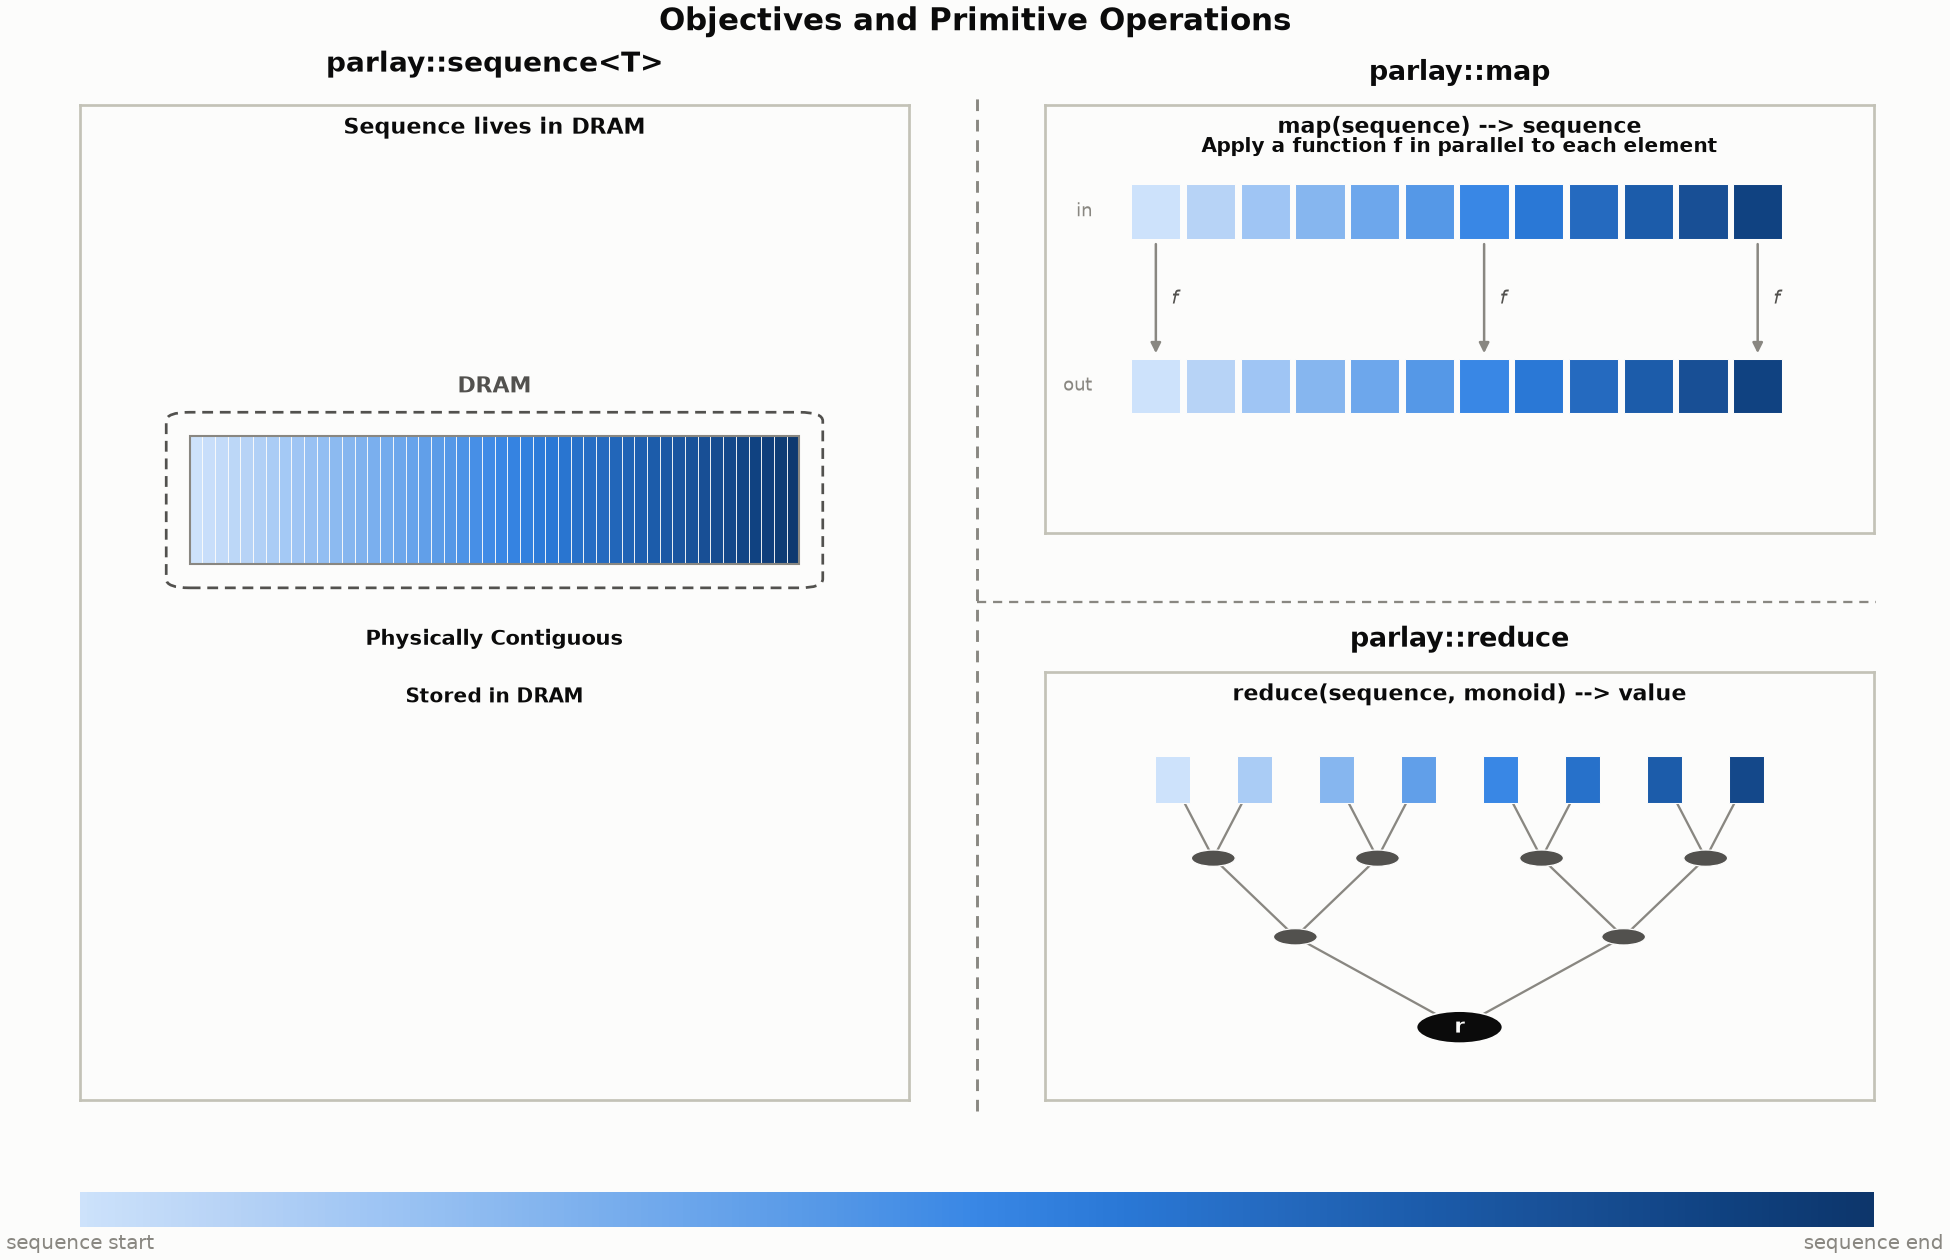

This figure's Python source:
#!/usr/bin/env python3
"""Conceptual diagram: parallel collection operations (map, reduce) over an
in-memory parlay::sequence<T>.  Not data-driven (no CSV input, no CLI sweep)
-- it renders synthetic layout data purely to illustrate the two primitives.
Sibling to parlay_vs_chunkseq.py / disk_layout_diagram.py; shares their
palette so the three figures read as one set.
"""
import argparse

import matplotlib

matplotlib.use("Agg")
import matplotlib.patches as mpatches
import matplotlib.pyplot as plt
import numpy as np
from matplotlib.colors import LinearSegmentedColormap
from matplotlib.lines import Line2D

# Light-mode chart palette (see the dataviz skill's reference palette;
# matches figures/parlay_vs_chunkseq.py / disk_layout_diagram.py).
SURFACE = "#fcfcfb"
INK_PRIMARY = "#0b0b0b"
INK_SECONDARY = "#52514e"
INK_MUTED = "#898781"
BASELINE = "#c3c2b7"

# Sequential blue ramp (steps 100->700): color encodes an element's original
# position in the logical sequence, consistently across panels.
_BLUE_STEPS = [
    "#cde2fb", "#b7d3f6", "#9ec5f4", "#86b6ef", "#6da7ec", "#5598e7",
    "#3987e5", "#2a78d6", "#256abf", "#1c5cab", "#184f95", "#104281", "#0d366b",
]
SEQ_CMAP = LinearSegmentedColormap.from_list("seq_blue", _BLUE_STEPS)


def dram_box(ax, x0, y0, w, h, label):
    box = mpatches.FancyBboxPatch(
        (x0, y0), w, h,
        boxstyle="round,pad=0.0,rounding_size=0.03",
        linewidth=1.3, edgecolor=INK_SECONDARY, facecolor="none",
        linestyle=(0, (4, 2.5)), zorder=6, mutation_aspect=1,
    )
    ax.add_patch(box)
    ax.text(x0 + w / 2, y0 + h + 0.05, label, ha="center", va="bottom",
            fontsize=10.5, color=INK_SECONDARY, fontweight="bold")


def style_panel(ax, caption, ylim):
    ax.set_xlim(-0.03, 1.03)
    ax.set_ylim(*ylim)
    ax.set_xticks([])
    ax.set_yticks([])
    ax.set_facecolor(SURFACE)
    for spine in ax.spines.values():
        spine.set_visible(True)
        spine.set_edgecolor(BASELINE)
        spine.set_linewidth(1.3)
    ax.text(0.5, ylim[1] - 0.04, caption, ha="center", va="top",
            fontsize=10.5, color=INK_PRIMARY, fontweight="bold", wrap=True)


def draw_parlay_panel(ax):
    ax.set_title("parlay::sequence<T>", fontsize=13.5,
                 color=INK_PRIMARY, pad=16, fontweight="bold")

    box_x0, box_y0, box_w, box_h = 0.08, -0.30, 0.84, 0.60
    dram_box(ax, box_x0, box_y0, box_w, box_h, "DRAM")

    n_cells = 48
    cell_w = (box_w - 0.06) / n_cells
    y0, cell_h = box_y0 + 0.08, box_h - 0.16
    for i in range(n_cells):
        x0 = box_x0 + 0.03 + i * cell_w
        ax.add_patch(mpatches.Rectangle(
            (x0, y0), cell_w, cell_h,
            facecolor=SEQ_CMAP(i / n_cells), edgecolor=SURFACE,
            linewidth=0.4, zorder=2,
        ))
    ax.add_patch(mpatches.Rectangle(
        (box_x0 + 0.03, y0), box_w - 0.06, cell_h,
        facecolor="none", edgecolor=INK_MUTED, linewidth=1.0, zorder=3,
    ))

    ax.text(0.5, box_y0 - 0.14,
            "Physically Contiguous",
            ha="center", va="top", fontsize=10, color=INK_PRIMARY,
            fontweight="bold")
    ax.text(0.5, box_y0 - 0.34,
            "Stored in DRAM",
            ha="center", va="top", fontsize=9.5, color=INK_PRIMARY,
            fontweight="bold")

    style_panel(ax, "Sequence lives in DRAM", ylim=(-2.05, 1.35))


def draw_map_panel(ax):
    ax.set_title("parlay::map", fontsize=13, color=INK_PRIMARY, pad=12,
                 fontweight="bold")

    n = 12
    x0s, cell_w = 0.08, 0.84 / n
    in_y, out_y, cell_h = 0.46, -0.18, 0.20

    for i in range(n):
        x0 = x0s + i * cell_w
        ax.add_patch(mpatches.Rectangle(
            (x0, in_y), cell_w * 0.9, cell_h,
            facecolor=SEQ_CMAP(i / n), edgecolor=SURFACE,
            linewidth=0.5, zorder=2,
        ))
        ax.add_patch(mpatches.Rectangle(
            (x0, out_y), cell_w * 0.9, cell_h,
            facecolor=SEQ_CMAP(i / n), edgecolor=SURFACE,
            linewidth=0.5, zorder=2,
        ))
    ax.text(0.03, in_y + cell_h / 2, "in", ha="right", va="center",
            fontsize=8.5, color=INK_MUTED)
    ax.text(0.03, out_y + cell_h / 2, "out", ha="right", va="center",
            fontsize=8.5, color=INK_MUTED)

    # A few representative arrows (not one per cell) stand in for n
    # independent, parallel applications of f.
    for i in (0, n // 2, n - 1):
        cx = x0s + (i + 0.45) * cell_w
        ax.annotate(
            "", xy=(cx, out_y + cell_h + 0.02), xytext=(cx, in_y - 0.02),
            arrowprops=dict(arrowstyle="-|>", color=INK_MUTED, linewidth=1.2,
                            shrinkA=0, shrinkB=0),
            zorder=4,
        )
        ax.text(cx + 0.02, (in_y + out_y + cell_h) / 2, "f",
                ha="left", va="center", fontsize=9, color=INK_SECONDARY,
                fontstyle="italic")

    ax.text(0.5, in_y + cell_h + 0.10,
            "Apply a function f in parallel to each element",
            ha="center", va="bottom", fontsize=9.5, color=INK_PRIMARY,
            fontweight="bold")

    style_panel(
        ax, "map(sequence) --> sequence",
        ylim=(-0.62, 0.95),
    )


def draw_reduce_panel(ax):
    ax.set_title("parlay::reduce", fontsize=13, color=INK_PRIMARY, pad=12,
                 fontweight="bold")

    n_leaves = 8
    x0s, span = 0.08, 0.84
    leaf_x = [x0s + (i + 0.5) * span / n_leaves for i in range(n_leaves)]
    levels_y = [0.55, 0.28, 0.01, -0.30]  # leaves, 4, 2, 1 (root)

    level_x = [leaf_x]
    for lvl in range(1, 4):
        prev = level_x[-1]
        level_x.append([(prev[2 * k] + prev[2 * k + 1]) / 2
                         for k in range(len(prev) // 2)])

    # Connectors, drawn before nodes so node markers sit on top.
    for lvl in range(1, 4):
        y_child, y_parent = levels_y[lvl - 1], levels_y[lvl]
        prev = level_x[lvl - 1]
        for k, px in enumerate(level_x[lvl]):
            for cx in (prev[2 * k], prev[2 * k + 1]):
                ax.add_line(Line2D(
                    [cx, px], [y_child, y_parent],
                    color=INK_MUTED, linewidth=1.1, zorder=1,
                ))

    # Leaves: small colored squares (position-encoded, same ramp as elsewhere).
    leaf_w, leaf_h = 0.045, 0.16
    for i, cx in enumerate(leaf_x):
        ax.add_patch(mpatches.Rectangle(
            (cx - leaf_w / 2, levels_y[0] - leaf_h / 2), leaf_w, leaf_h,
            facecolor=SEQ_CMAP(i / n_leaves), edgecolor=SURFACE,
            linewidth=0.5, zorder=3,
        ))

    # Internal combine nodes: neutral ink tone -- these are aggregate
    # values, not one original position.
    for lvl in (1, 2):
        for px in level_x[lvl]:
            ax.add_patch(mpatches.Circle(
                (px, levels_y[lvl]), 0.028,
                facecolor=INK_SECONDARY, edgecolor=SURFACE,
                linewidth=0.6, zorder=3,
            ))

    # Root result.
    root_x, root_y = level_x[3][0], levels_y[3]
    ax.add_patch(mpatches.Circle(
        (root_x, root_y), 0.055,
        facecolor=INK_PRIMARY, edgecolor=SURFACE, linewidth=0.8, zorder=4,
    ))
    ax.text(root_x, root_y, "r", ha="center", va="center",
            fontsize=10, color=SURFACE, fontweight="bold", zorder=5)

    # ax.text(0.5, levels_y[0] + leaf_h / 2 + 0.06,
    #         "monoid-combine pairs at each level, in parallel",
    #         ha="center", va="bottom", fontsize=8.5, color=INK_SECONDARY)

    style_panel(
        ax, "reduce(sequence, monoid) --> value",
        ylim=(-0.55, 0.92),
    )


def draw_colorbar(ax):
    gradient = np.linspace(0, 1, 256).reshape(1, -1)
    ax.imshow(gradient, cmap=SEQ_CMAP, aspect="auto",
              extent=(0, 1, 0, 1))
    ax.set_xlim(0, 1)
    ax.set_ylim(0, 1)
    ax.set_yticks([])
    ax.set_xticks([0, 1])
    ax.set_xticklabels(["sequence start", "sequence end"])
    ax.tick_params(colors=INK_MUTED, length=0, labelsize=9.5)
    for spine in ax.spines.values():
        spine.set_visible(False)


def build_figure():
    fig = plt.figure(figsize=(13, 8.4), constrained_layout=True)
    fig.patch.set_facecolor(SURFACE)
    gs = fig.add_gridspec(3, 2, height_ratios=[1, 1, 0.08],
                           hspace=0.22, wspace=0.14)

    ax_left = fig.add_subplot(gs[0:2, 0])
    ax_map = fig.add_subplot(gs[0, 1])
    ax_reduce = fig.add_subplot(gs[1, 1])
    cax = fig.add_subplot(gs[2, :])
    cax.set_facecolor(SURFACE)

    draw_parlay_panel(ax_left)
    draw_map_panel(ax_map)
    draw_reduce_panel(ax_reduce)
    draw_colorbar(cax)

    fig.suptitle(
        "Objectives and Primitive Operations",
        fontsize=15, color=INK_PRIMARY, fontweight="bold",
    )

    fig.canvas.draw()
    pos_left = ax_left.get_position()
    pos_map = ax_map.get_position()
    pos_reduce = ax_reduce.get_position()

    mid_x = (pos_left.x1 + pos_map.x0) / 2
    fig.add_artist(Line2D(
        [mid_x, mid_x], [pos_reduce.y0 - 0.01, pos_left.y1 + 0.01],
        transform=fig.transFigure, color=INK_MUTED, linewidth=1.4,
        linestyle=(0, (4, 3)), zorder=10,
    ))
    mid_y = (pos_map.y0 + pos_reduce.y1) / 2
    fig.add_artist(Line2D(
        [mid_x, pos_map.x1], [mid_y, mid_y],
        transform=fig.transFigure, color=INK_MUTED, linewidth=1.1,
        linestyle=(0, (4, 3)), zorder=10,
    ))
    return fig


def main():
    parser = argparse.ArgumentParser(description=__doc__)
    parser.add_argument("--out", default="parlay_operations.png",
                         help="output PNG path (default: %(default)s)")
    args = parser.parse_args()

    fig = build_figure()
    fig.savefig(args.out, dpi=150, facecolor=fig.get_facecolor())
    plt.close(fig)
    print(f"wrote {args.out}")


if __name__ == "__main__":
    main()
